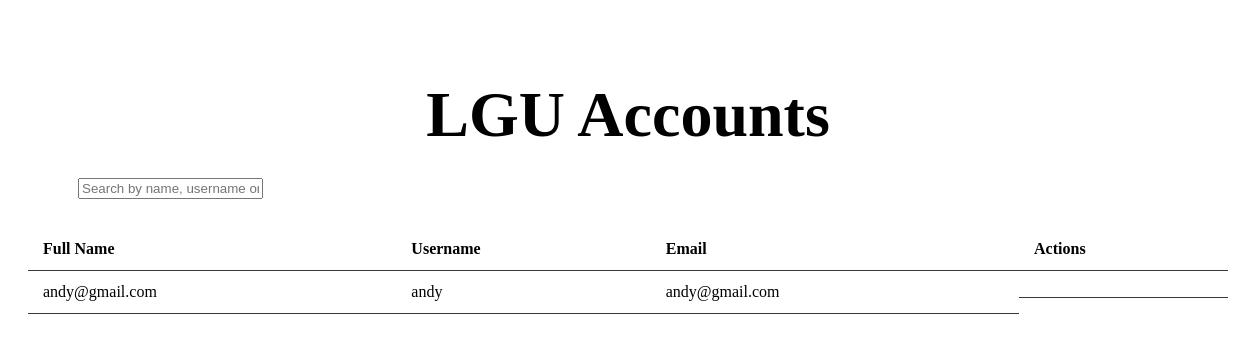
Page /adminPages/AddLgu.php on the earlier database version.
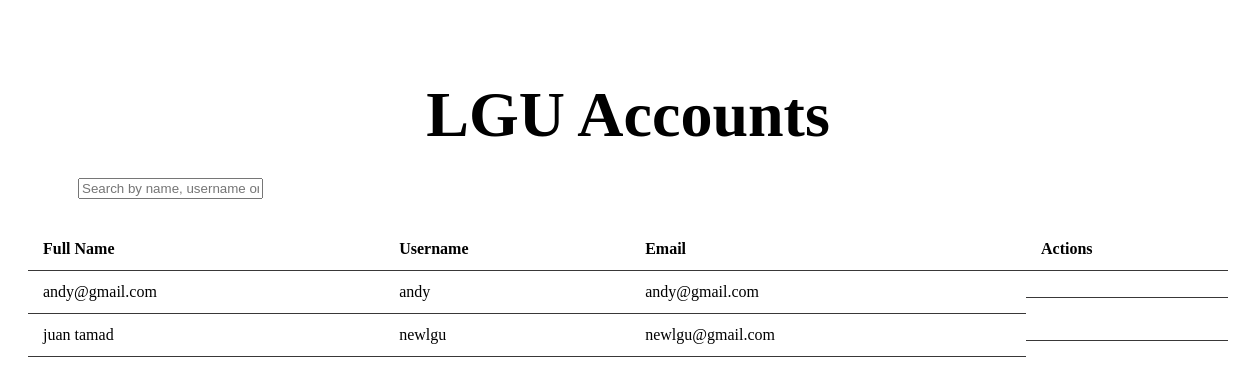
Same page on the later database version.
### tables this page shows
CREATE TABLE `users` (
  `UserID` int(11) NOT NULL,
  `Name` varchar(60) DEFAULT NULL,
  `Bio` text DEFAULT NULL,
  `Username` varchar(255) NOT NULL,
  `Gender` varchar(60) NOT NULL,
  `Email` varchar(255) NOT NULL,
  `Password` varchar(255) NOT NULL,
  `ProfilePic` varchar(255) DEFAULT NULL,
  `BirthDate` date DEFAULT NULL,
  `Contact` varchar(60) DEFAULT NULL,
  `Address` longtext DEFAULT NULL,
  `Link_address` longtext DEFAULT NULL,
  `Role` varchar(255) NOT NULL DEFAULT 'pet_owner',
  `license_proof` varchar(255) DEFAULT NULL,
  `otp_code` varchar(10) DEFAULT NULL,
  `otp_expiry` datetime DEFAULT NULL,
  `status` int(11) NOT NULL COMMENT '0=unverified,1=verified,2=deleted'
);

### api/config/dbconnect.php (called while the page is built, shortened)
<?php
class db_connect
{
    public $host = db_host;
    public $user = db_user;
    public $pass = db_pass;
    public $name = db_name;
    public function connect()
    {
        try {
            $this->conn = new mysqli($this->host, $this->user, $this->pass, $this->name);
        } catch (\Throwable $th) {
            header("Location:setup.php");
        }
    }
}
?>

### api/config/class.php (called while the page is built, shortened)
<?php
include ('dbconnect.php');
class global_class extends db_connect
{
    public function fetch_user($role)
    {
        $query = $this->conn->prepare("SELECT * from users where `Role`='$role' AND `status`!='2'");
        if ($query->execute()) {
            $result = $query->get_result();
            return $result;
        }
    }
}

### adminPages/AddLgu.php (the view, shortened to what this page needs)
<section class="admin">
    <h1 class="LGUheading">LGU Accounts</h1>
    <div class="search-sort-container">
        <div class="LGU-search-add-wrapper">
            <button id="addLguBtn" class="add-button">
            </button>
            <input type="text" id="searchBox" placeholder="Search by name, username or email...">
        </div>
    </div>
    <div class="table-container">
        <table id="lguAccountsTable">
        <thead>
            <tr>
                <th>Full Name</th>
                <th>Username</th>
                <th>Email</th>
                <th>Actions</th>
            </tr>
        </thead>
        <tbody>
            <?php
            $db = new global_class();
            $role = "lgu";
            $fetch_user = $db->fetch_user($role);
            if ($fetch_user && mysqli_num_rows($fetch_user) > 0):
                foreach ($fetch_user as $user): ?>
                    <tr data-id="<?= htmlspecialchars($user['UserID']) ?>">
                        <td><?= htmlspecialchars($user['Name']) ?></td>
                        <td><?= htmlspecialchars($user['Username']) ?></td>
                        <td><?= htmlspecialchars($user['Email']) ?></td>
                        <td class="actions">
                            <button class="lgu-edit-btn"
                                data-userid="<?= htmlspecialchars($user['UserID']) ?>"
                                data-name="<?= htmlspecialchars($user['Name']) ?>"
                                data-username="<?= htmlspecialchars($user['Username']) ?>"
                                data-address="<?= htmlspecialchars($user['Address']) ?>"
                                data-email="<?= htmlspecialchars($user['Email']) ?>">
                            </button>
                            <button class="lgu-delete-btn"
                                data-userid="<?= htmlspecialchars($user['UserID']) ?>">
                            </button>
                        </td>
                    </tr>
            <?php endforeach; ?>
            <?php else: ?>
                <tr>
                    <td colspan="4" class="no-data">No LGU accounts found</td>
                </tr>
            <?php endif; ?>
        </tbody>
    </table>
    </div>
</section>

Differences in the rows shown:
added users: Name "juan tamad", Username "newlgu", Email "newlgu@gmail.com"
